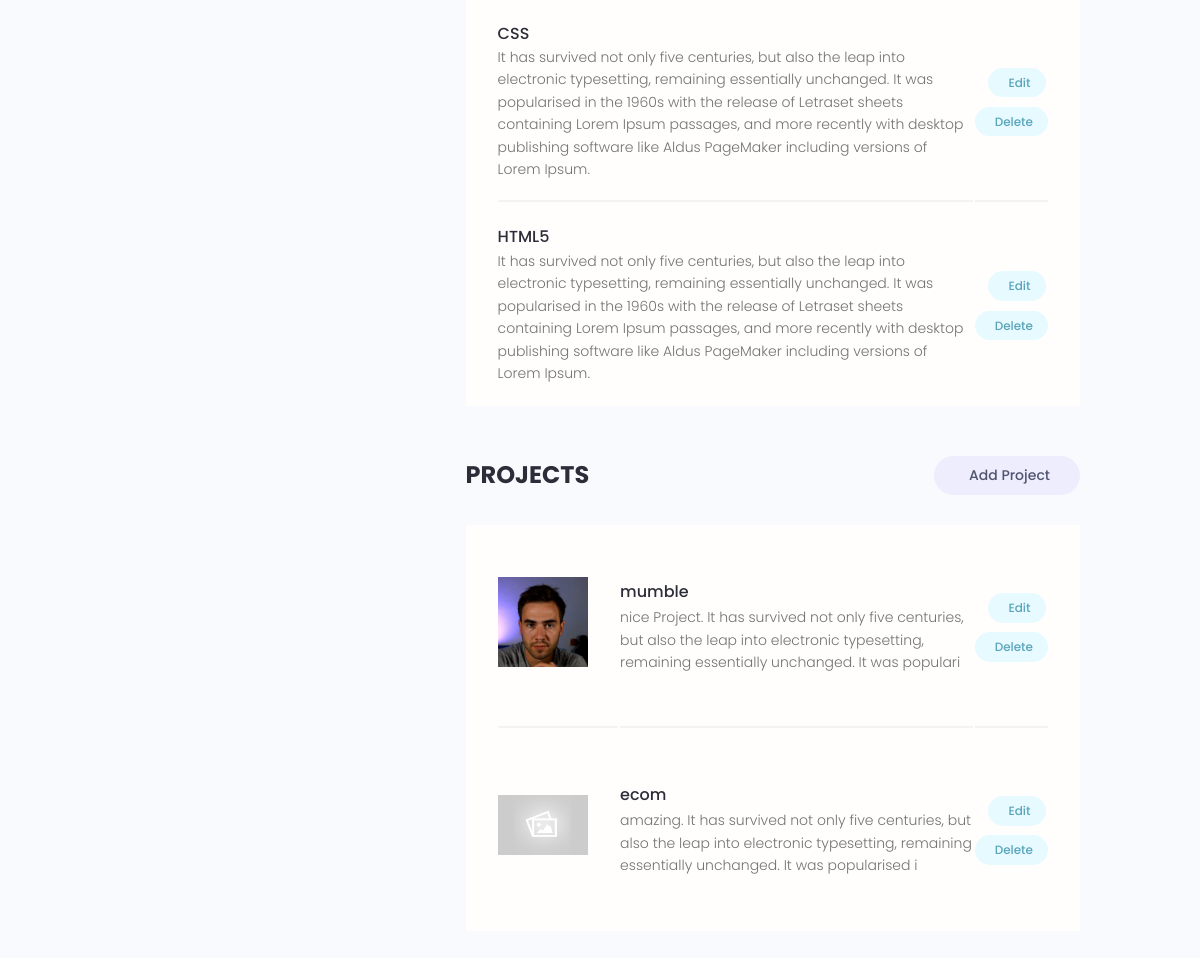
Page /account/ (signed in, lower part) on the earlier database version.
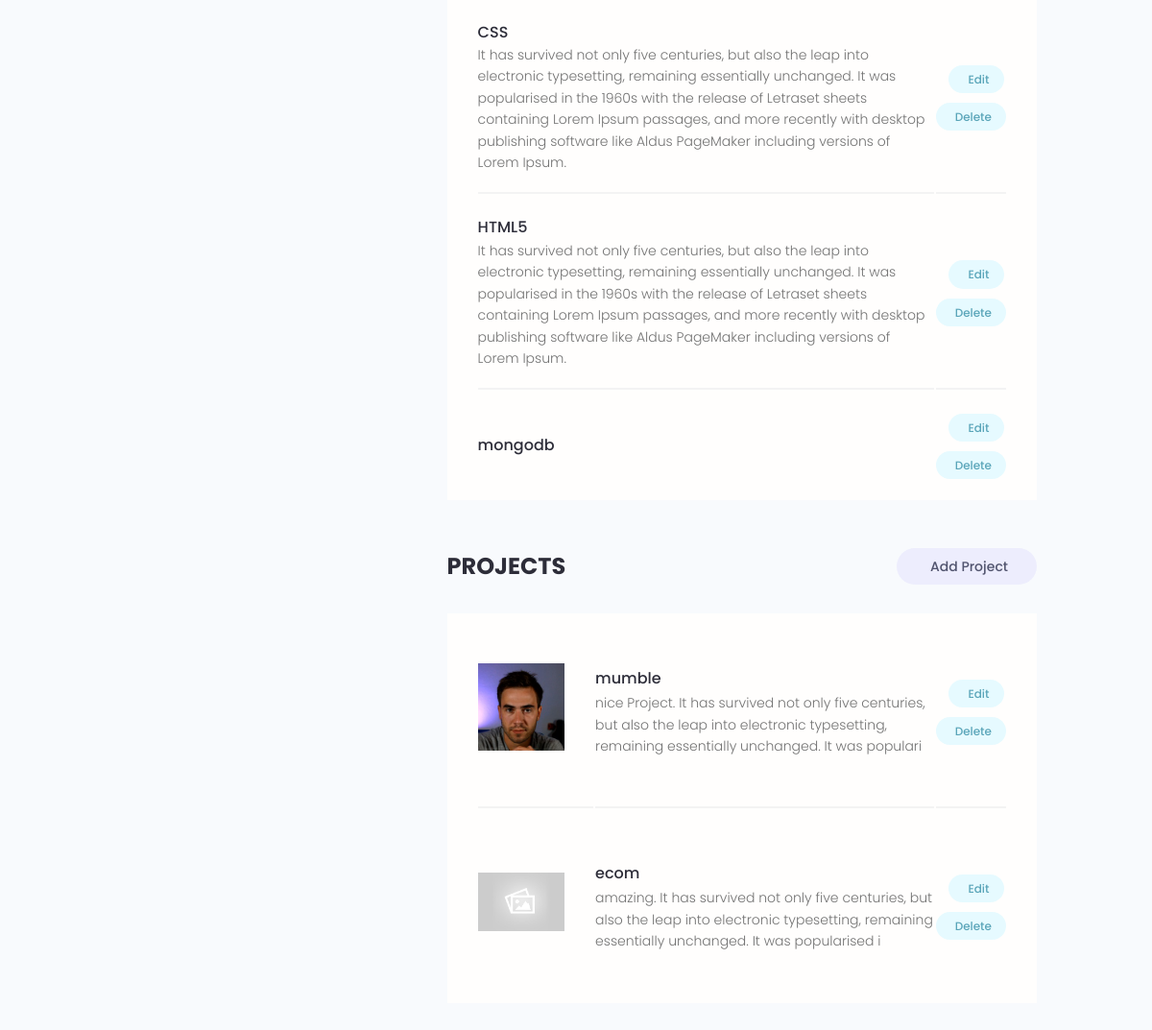
Same page on the later database version.
### users/models.py (models this page shows, shortened)
class Skill(models.Model):
    owner = models.ForeignKey(Profile, on_delete=models.CASCADE, null=True, blank=True)
    name = models.CharField(max_length=200, blank=True, null=True)
    description = models.TextField(null=True, blank=True)
    created = models.DateTimeField(auto_now_add=True)
    id = models.UUIDField(default=uuid.uuid4, unique=True, primary_key=True, editable=False)

### projects/models.py (models this page shows, shortened)
class Project(models.Model):
    owner = models.ForeignKey(Profile, null=True, blank=True, on_delete=models.SET_NULL)
    title = models.CharField(max_length=200)
    description = models.TextField(null=True, blank=True)
    featured_image = models.ImageField(null=True, blank=True, default="default.jpg")
    demo_link = models.CharField(max_length=2000, null=True, blank=True)
    source_link = models.CharField(max_length=2000,null=True, blank=True)
    tags = models.ManyToManyField('Tag', blank=True)
    vote_total = models.IntegerField(default=0, null=True, blank=True)
    vote_ratio = models.IntegerField(default=0, null=True, blank=True)
    created = models.DateTimeField(auto_now_add=True)
    id = models.UUIDField(default=uuid.uuid4, unique=True, primary_key=True, editable=False)

### users/views.py (the view)
# urls.py: path('account/', views.userAccount, name="account"),
@login_required(login_url='login')
def userAccount(request):
    profile = request.user.profile
    skills = profile.skill_set.all()
    projects = profile.project_set.all()
    context = {'profile': profile, 'skills': skills, 'projects': projects}
    return render(request, 'users/account.html', context)

### users/templates/users/account.html (shortened to what this page needs)
{% extends 'main.html' %}
{% block content %}
  <main class="settingsPage profile my-md">
    <div class="container">
      <div class="layout">
        <div class="column column--1of3">
        </div>
        <div class="column column--2of3">
          <table class="settings__table">
            {% for skill in skills %}
            <tr>
              <td class="settings__tableInfo">
                <h4>{{skill.name}}</h4>
                <p>
                  {{skill.description}}
                </p>
              </td>
              <td class="settings__tableActions">
                <a class="tag tag--pill tag--main settings__btn" href="#"> Edit</a>
                <a class="tag tag--pill tag--main settings__btn" href="#">
                  Delete</a>
              </td>
            </tr>
            {% endfor %}
          </table>
          <div class="settings">
            <h3 class="settings__title">Projects</h3>
            <a class="tag tag--pill tag--sub settings__btn tag--lg" href="#"> Add Project</a>
          </div>
          <table class="settings__table">
            {% for project in projects %}
            <tr>
              <td class="settings__thumbnail">
                <a href="{% url 'project' project.id %}"><img src="{{project.featured_image.url}}" alt="Project Thumbnail" /></a>
              </td>
              <td class="settings__tableInfo">
                <a href="{% url 'project' project.id %}">{{project.title}}</a>
                <p>{{project.description|slice:"150"}}</p>
              </td>
              <td class="settings__tableActions">
                <a class="tag tag--pill tag--main settings__btn" href="#"> Edit</a>
                <a class="tag tag--pill tag--main settings__btn" href="#">
                  Delete</a>
              </td>
            </tr>
            {% endfor %}
          </table>
        </div>
      </div>
    </div>
  </main>
  {% endblock %}

Differences in the rows shown:
added Skill: name "mongodb"
